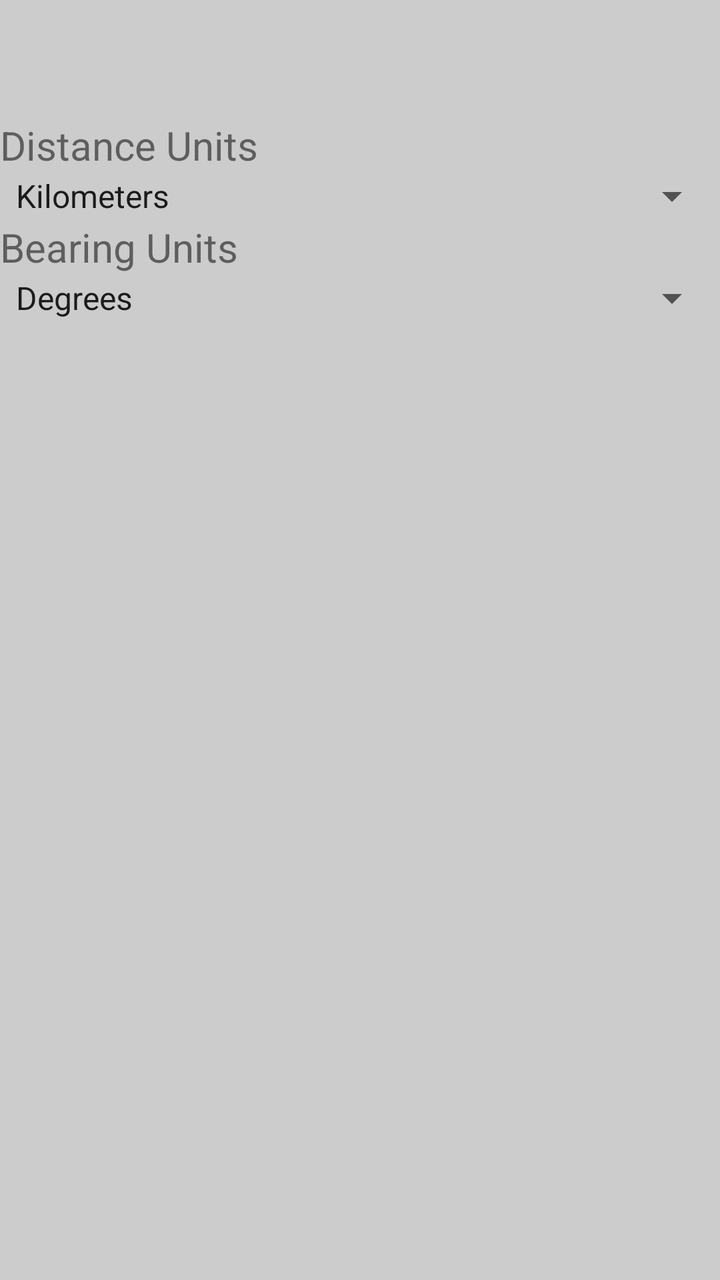
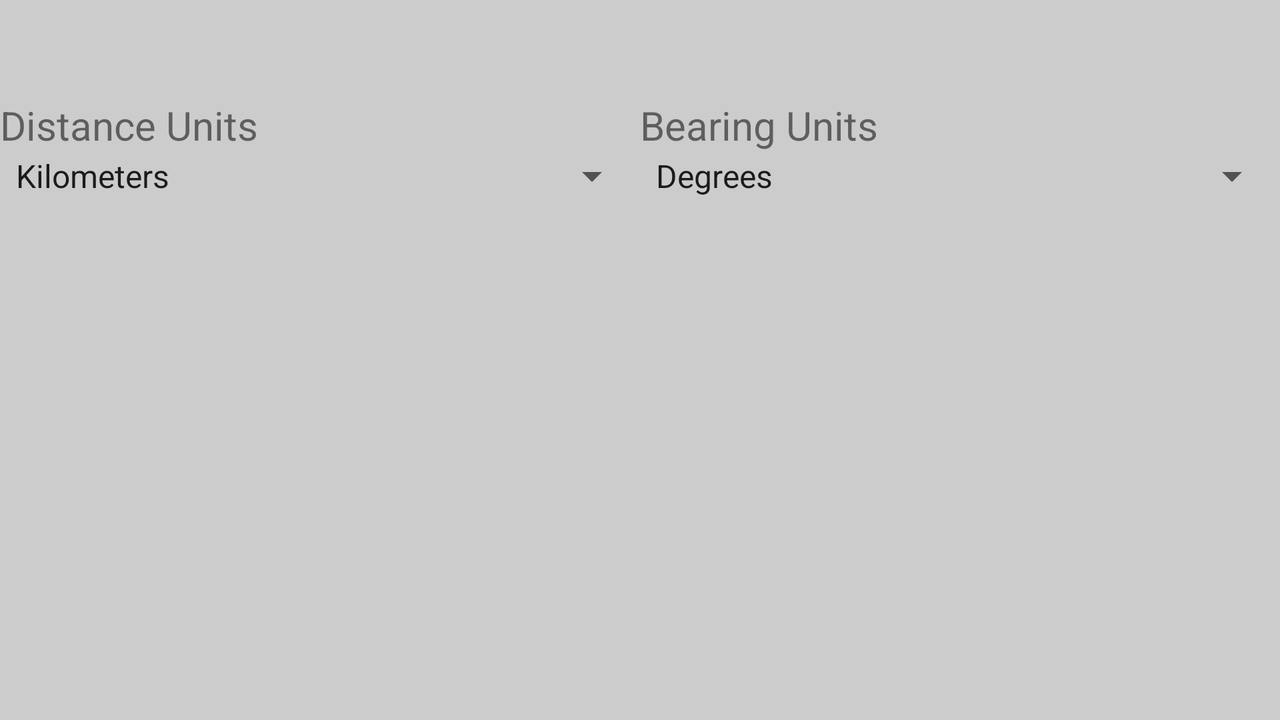

Compare how this app lays out the same screen by default and in its alternative resource folder. The renders come first, then the two layout files and the values they reference.
<!-- AndroidManifest.xml: application theme AppTheme -->
<!-- res/layout/content_settings.xml -->
<?xml version="1.0" encoding="utf-8"?>

<LinearLayout xmlns:android="http://schemas.android.com/apk/res/android"
    xmlns:app="http://schemas.android.com/apk/res-auto"
    xmlns:tools="http://schemas.android.com/tools"
    android:layout_width="match_parent"
    android:layout_height="match_parent"
    app:layout_behavior="@string/appbar_scrolling_view_behavior"
    tools:context="com.codemasters.ryancheng.cis357.Settings"
    tools:showIn="@layout/activity_settings">

    <RelativeLayout
        android:id="@+id/relative_layout"
        android:layout_width="match_parent"
        android:layout_height="match_parent">

        <Spinner
            android:id="@+id/distanceSelect"
            android:layout_width="match_parent"
            android:layout_height="wrap_content"
            android:entries="@array/distance_units"
            app:layout_constraintLeft_toLeftOf="parent"
            app:layout_constraintRight_toRightOf="parent"
            app:layout_constraintTop_toBottomOf="@+id/distanceUnit"
            tools:layout_constraintLeft_creator="1"
            tools:layout_constraintRight_creator="1"
            tools:layout_constraintTop_creator="1"
            android:layout_below="@+id/distanceUnit"
            android:layout_centerHorizontal="true" />

        <TextView
            android:id="@+id/distanceUnit"
            android:layout_width="match_parent"
            android:layout_height="wrap_content"
            android:layout_marginTop="59dp"
            android:textAlignment="viewStart"
            android:text="Distance Units"
            android:textSize="20dp"
            app:layout_constraintHorizontal_bias="0.0"
            app:layout_constraintLeft_toLeftOf="parent"
            app:layout_constraintRight_toRightOf="parent"
            app:layout_constraintTop_toTopOf="parent"
            tools:layout_constraintLeft_creator="1"
            tools:layout_constraintRight_creator="1"
            tools:layout_constraintTop_creator="1"
            android:layout_alignParentTop="true"
            android:layout_alignParentStart="true" />

        <Spinner
            android:id="@+id/bearingSelect"
            android:layout_width="match_parent"
            android:layout_height="wrap_content"
            android:entries="@array/bearing_units"
            app:layout_constraintHorizontal_bias="0.0"
            app:layout_constraintLeft_toLeftOf="@+id/bearingUnit"
            app:layout_constraintRight_toRightOf="@+id/bearingUnit"
            app:layout_constraintTop_toBottomOf="@+id/bearingUnit"
            tools:layout_constraintLeft_creator="1"
            tools:layout_constraintRight_creator="1"
            tools:layout_constraintTop_creator="1"
            android:layout_below="@+id/bearingUnit"
            android:layout_alignStart="@+id/distanceSelect" />

        <TextView
            android:id="@+id/bearingUnit"
            android:layout_width="match_parent"
            android:layout_height="wrap_content"
            android:text="Bearing Units"
            android:textSize="20dp"
            android:textAlignment="viewStart"
            app:layout_constraintLeft_toLeftOf="@+id/distanceSelect"
            app:layout_constraintRight_toRightOf="@+id/distanceSelect"
            app:layout_constraintTop_toBottomOf="@+id/distanceSelect"
            tools:layout_constraintLeft_creator="1"
            tools:layout_constraintRight_creator="1"
            tools:layout_constraintTop_creator="1"
            android:layout_below="@+id/distanceSelect"
            android:layout_alignParentStart="true" />
    </RelativeLayout>

</LinearLayout>
<!-- res/layout/activity_settings.xml (included above) -->
<?xml version="1.0" encoding="utf-8"?>
<android.support.design.widget.CoordinatorLayout xmlns:android="http://schemas.android.com/apk/res/android"
    xmlns:app="http://schemas.android.com/apk/res-auto"
    xmlns:tools="http://schemas.android.com/tools"
    android:layout_width="match_parent"
    android:layout_height="match_parent"
    tools:context="com.codemasters.ryancheng.cis357.Settings">

    <android.support.design.widget.AppBarLayout
        android:layout_width="match_parent"
        android:layout_height="wrap_content"
        android:theme="@style/AppTheme.AppBarOverlay">

    </android.support.design.widget.AppBarLayout>

    <android.support.design.widget.FloatingActionButton
        android:id="@+id/fab"
        android:layout_width="wrap_content"
        android:layout_height="wrap_content"
        android:layout_gravity="bottom|end"
        android:layout_margin="@dimen/fab_margin"
        android:tint="@android:color/background_light"
        app:srcCompat="@drawable/ic_check_black_24dp" />

    <android.support.v7.widget.Toolbar
        android:id="@+id/toolbar"
        android:layout_width="match_parent"
        android:layout_height="?attr/actionBarSize"
        android:background="?attr/colorPrimary"
        app:popupTheme="@style/AppTheme.PopupOverlay" />

    <include
        android:id="@+id/fab"
        layout="@layout/content_settings" />

</android.support.design.widget.CoordinatorLayout>
<!-- resources referenced by this layout -->
<resources>
  <string-array name="bearing_units">
          <item>Degrees</item>
          <item>Mils</item>
      </string-array>
  <string-array name="distance_units">
          <item>Kilometers</item>
          <item>Miles</item>
      </string-array>
  <style name="AppTheme.AppBarOverlay" parent="ThemeOverlay.AppCompat.Dark.ActionBar" />
  <style name="AppTheme.PopupOverlay" parent="ThemeOverlay.AppCompat.Light" />
  <style name="AppTheme" parent="Theme.AppCompat.Light.DarkActionBar">
          
          <item name="colorPrimary">@color/colorPrimary</item>
          <item name="colorPrimaryDark">@color/colorPrimaryDark</item>
          <item name="colorAccent">@color/colorAccent</item>
          <item name="android:windowBackground">@color/windowBackground</item>
      </style>
  <color name="colorPrimary">#D22222</color>
  <color name="colorPrimaryDark">#D52B22</color>
  <color name="colorAccent">#51AB63</color>
  <color name="windowBackground">#CCCCCC</color>
</resources>
<!-- res/layout-land/content_settings.xml (the author's variant of the layout above) -->
<!-- drawn on the phone turned sideways -->
<?xml version="1.0" encoding="utf-8"?>
<LinearLayout xmlns:android="http://schemas.android.com/apk/res/android"
    android:orientation="horizontal"
    xmlns:app="http://schemas.android.com/apk/res-auto"
    xmlns:tools="http://schemas.android.com/tools"
    android:layout_width="match_parent"
    android:layout_height="match_parent"
    app:layout_behavior="@string/appbar_scrolling_view_behavior"
    tools:context="com.codemasters.ryancheng.cis357.Settings"
    tools:showIn="@layout/activity_settings"
    android:baselineAligned="false">

    <RelativeLayout
        android:id="@+id/leftHand"
        android:layout_width="0dp"
        android:layout_height="match_parent"
        android:layout_weight="1">

        <TextView
            android:id="@+id/distanceUnit"
            android:layout_width="match_parent"
            android:layout_height="wrap_content"
            android:gravity="left"
            android:text="Distance Units"
            android:textSize="20dp"
            app:layout_constraintHorizontal_bias="0.0"
            app:layout_constraintLeft_toLeftOf="parent"
            app:layout_constraintRight_toRightOf="parent"
            app:layout_constraintTop_toTopOf="parent"
            tools:layout_constraintLeft_creator="1"
            tools:layout_constraintRight_creator="1"
            tools:layout_constraintTop_creator="1"
            android:layout_marginTop="49dp"
            android:layout_alignParentTop="true"
            android:layout_alignParentStart="true"
            tools:ignore="HardcodedText" />

        <Spinner
            android:id="@+id/distanceSelect"
            android:layout_width="match_parent"
            android:layout_height="wrap_content"
            android:layout_alignParentStart="true"
            android:layout_below="@+id/distanceUnit"
            android:entries="@array/distance_units"
            app:layout_constraintLeft_toLeftOf="parent"
            app:layout_constraintRight_toRightOf="parent"
            app:layout_constraintTop_toBottomOf="@+id/distanceUnit"
            tools:layout_constraintLeft_creator="1"
            tools:layout_constraintRight_creator="1"
            tools:layout_constraintTop_creator="1" />
    </RelativeLayout>

    <RelativeLayout
        android:id="@+id/rightHand"
        android:layout_weight="1"
        android:layout_width="0dp"
        android:layout_height="match_parent">

        <TextView
            android:id="@+id/bearingUnit"
            android:layout_width="match_parent"
            android:layout_height="wrap_content"
            android:gravity="left"
            android:text="Bearing Units"
            android:textSize="20dp"
            tools:layout_constraintLeft_creator="1"
            tools:layout_constraintRight_creator="1"
            tools:layout_constraintTop_creator="1"
            android:layout_alignParentTop="true"
            android:layout_alignParentStart="true"
            android:layout_marginTop="49dp"
            tools:ignore="HardcodedText" />

        <Spinner
            android:id="@+id/bearingSelect"
            android:layout_width="match_parent"
            android:layout_height="wrap_content"
            android:entries="@array/bearing_units"
            app:layout_constraintHorizontal_bias="0.0"
            app:layout_constraintLeft_toLeftOf="@+id/bearingUnit"
            app:layout_constraintRight_toRightOf="@+id/bearingUnit"
            app:layout_constraintTop_toBottomOf="@+id/bearingUnit"
            tools:layout_constraintLeft_creator="1"
            tools:layout_constraintRight_creator="1"
            tools:layout_constraintTop_creator="1"
            android:layout_below="@+id/bearingUnit"
            android:layout_alignParentStart="true" />
    </RelativeLayout>

</LinearLayout>
<!-- res/layout/content_settings.xml (included above) -->
<?xml version="1.0" encoding="utf-8"?>

<LinearLayout xmlns:android="http://schemas.android.com/apk/res/android"
    xmlns:app="http://schemas.android.com/apk/res-auto"
    xmlns:tools="http://schemas.android.com/tools"
    android:layout_width="match_parent"
    android:layout_height="match_parent"
    app:layout_behavior="@string/appbar_scrolling_view_behavior"
    tools:context="com.codemasters.ryancheng.cis357.Settings"
    tools:showIn="@layout/activity_settings">

    <RelativeLayout
        android:id="@+id/relative_layout"
        android:layout_width="match_parent"
        android:layout_height="match_parent">

        <Spinner
            android:id="@+id/distanceSelect"
            android:layout_width="match_parent"
            android:layout_height="wrap_content"
            android:entries="@array/distance_units"
            app:layout_constraintLeft_toLeftOf="parent"
            app:layout_constraintRight_toRightOf="parent"
            app:layout_constraintTop_toBottomOf="@+id/distanceUnit"
            tools:layout_constraintLeft_creator="1"
            tools:layout_constraintRight_creator="1"
            tools:layout_constraintTop_creator="1"
            android:layout_below="@+id/distanceUnit"
            android:layout_centerHorizontal="true" />

        <TextView
            android:id="@+id/distanceUnit"
            android:layout_width="match_parent"
            android:layout_height="wrap_content"
            android:layout_marginTop="59dp"
            android:textAlignment="viewStart"
            android:text="Distance Units"
            android:textSize="20dp"
            app:layout_constraintHorizontal_bias="0.0"
            app:layout_constraintLeft_toLeftOf="parent"
            app:layout_constraintRight_toRightOf="parent"
            app:layout_constraintTop_toTopOf="parent"
            tools:layout_constraintLeft_creator="1"
            tools:layout_constraintRight_creator="1"
            tools:layout_constraintTop_creator="1"
            android:layout_alignParentTop="true"
            android:layout_alignParentStart="true" />

        <Spinner
            android:id="@+id/bearingSelect"
            android:layout_width="match_parent"
            android:layout_height="wrap_content"
            android:entries="@array/bearing_units"
            app:layout_constraintHorizontal_bias="0.0"
            app:layout_constraintLeft_toLeftOf="@+id/bearingUnit"
            app:layout_constraintRight_toRightOf="@+id/bearingUnit"
            app:layout_constraintTop_toBottomOf="@+id/bearingUnit"
            tools:layout_constraintLeft_creator="1"
            tools:layout_constraintRight_creator="1"
            tools:layout_constraintTop_creator="1"
            android:layout_below="@+id/bearingUnit"
            android:layout_alignStart="@+id/distanceSelect" />

        <TextView
            android:id="@+id/bearingUnit"
            android:layout_width="match_parent"
            android:layout_height="wrap_content"
            android:text="Bearing Units"
            android:textSize="20dp"
            android:textAlignment="viewStart"
            app:layout_constraintLeft_toLeftOf="@+id/distanceSelect"
            app:layout_constraintRight_toRightOf="@+id/distanceSelect"
            app:layout_constraintTop_toBottomOf="@+id/distanceSelect"
            tools:layout_constraintLeft_creator="1"
            tools:layout_constraintRight_creator="1"
            tools:layout_constraintTop_creator="1"
            android:layout_below="@+id/distanceSelect"
            android:layout_alignParentStart="true" />
    </RelativeLayout>

</LinearLayout>
